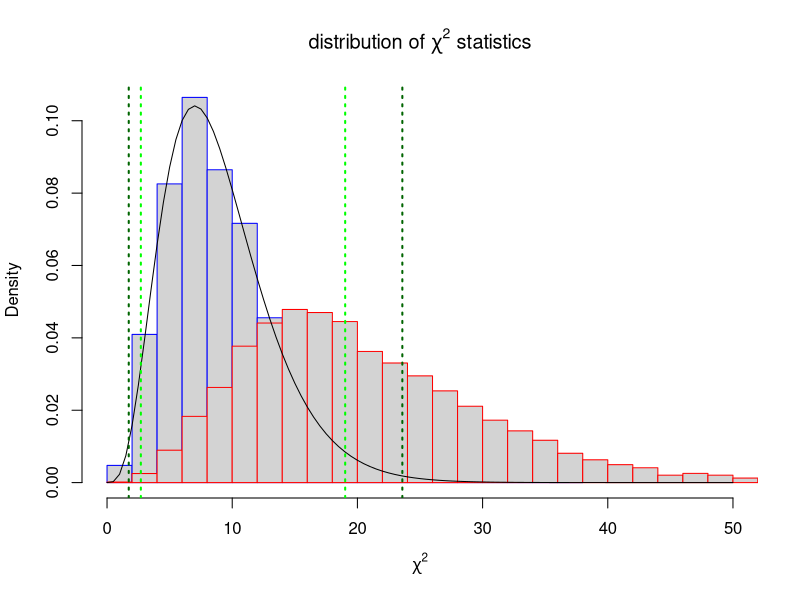

The R script that drew this image:
### 分散の検定
set.seed(123) # 乱数のシード値の設定
mu <- 5    # 真の平均
sigma <- 3 # 真の分散
n <- 10    # データ数
x <- rnorm(n, mean=mu, sd=sigma) # 正規乱数の生成
## 帰無仮説が正しい場合(両側検定)
sigma0 <- sigma
chi2 <- (n-1)*var(x)/sigma0^2 # 検定統計量
p0 <- pchisq(chi2, df=n-1)
2*min(p0, 1-p0) # p値
## 帰無仮説が誤っている場合(両側検定)
sigma0 <- 2
chi2 <- (n-1)*var(x)/sigma0^2 # 検定統計量
p0 <- pchisq(chi2, df=n-1)
2*min(p0, 1-p0) # p値
## 実験を繰り返した場合の検定の棄却率の確認
mytest <- function(x, sigma0){ # 検定統計量の値とp値を計算する関数
  chi2.val <- (n-1)*var(x)/sigma0^2 # 検定統計量
  p0 <- pchisq(chi2.val, df=n-1)
  p.val <- 2*min(p0, 1-p0) # p値
  return(c(chisq=chi2.val, p=p.val))
}
## Monte-Carlo実験
mc <- 10000 # 実験回数
## 帰無仮説が正しい場合 (sigma0=sigmaとして実験)
res1 <- as.data.frame(t( 
    replicate(mc, mytest(rnorm(n, mean=mu, sd=sigma),sigma0=sigma))
))
mean(res1$p < 0.05) # 有意水準5%で棄却された実験の割合
mean(res1$p < 0.01) # 有意水準1%で棄却された実験の割合
## 帰無仮説が誤りの場合 (sigma0=2として実験)
res2 <- as.data.frame(t( 
    replicate(mc, mytest(rnorm(n, mean=mu, sd=sigma),sigma0=2))
))
mean(res2$p < 0.05) # 有意水準5%で棄却された実験の割合
mean(res2$p < 0.01) # 有意水準1%で棄却された実験の割合
## 検定統計量のヒストグラム
hist(res1$chisq, freq=FALSE, xlim=c(0, 50), breaks=20, border="blue", 
     main=expression(paste("distribution of ", chi^2, " statistics")), 
     xlab=expression(chi^2))
hist(res2$chisq, freq=FALSE, add=TRUE, breaks=30, border="red")
## 帰無分布の理論曲線
curve(dchisq(x, df=9), add=TRUE)
## 棄却域の可視化(有意水準5%)
abline(v=c(qchisq(0.025, df=9),qchisq(0.975, df=9)),
       lty=3, lwd=2, col="green") 
## 棄却域の可視化(有意水準1%)
abline(v=c(qchisq(0.005, df=9),qchisq(0.995, df=9)),
       lty=3, lwd=2, col="darkgreen") 
